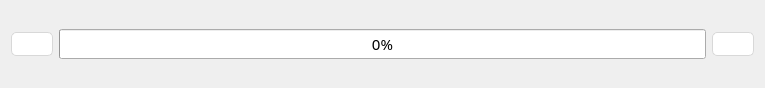
<?xml version="1.0" encoding="UTF-8"?>
<ui version="4.0">
 <class>CartesianPositionWidget</class>
 <widget class="QWidget" name="CartesianPositionWidget">
  <property name="geometry">
   <rect>
    <x>0</x>
    <y>0</y>
    <width>765</width>
    <height>88</height>
   </rect>
  </property>
  <property name="font">
   <font>
    <family>Alibaba PuHuiTi 3.0</family>
    <pointsize>11</pointsize>
    <italic>false</italic>
    <bold>false</bold>
   </font>
  </property>
  <property name="windowTitle">
   <string>Form</string>
  </property>
  <property name="styleSheet">
   <string notr="true">font: 11pt &quot;Alibaba PuHuiTi 3.0&quot;;</string>
  </property>
  <layout class="QGridLayout" name="gridLayout">
   <item row="0" column="0">
    <widget class="QPushButton" name="cartesianMinusButton">
     <property name="styleSheet">
      <string notr="true">QPushButton {
	background-color: white;
	border: 1px solid #D8D8D8;
	border-radius: 5px;
	color: #B3B4B5;
	font-weight: bold;
}

QPushButton:hover {
	background-color: #D8D8D8;
	color: #262626;
}

QPushButton:pressed, QPushButton:checked {
	background-color: #DFF3FC;
	color: #262626;
	border: 0;
}</string>
     </property>
     <property name="text">
      <string/>
     </property>
     <property name="icon">
      <iconset resource="../res.qrc">
       <normaloff>:/res/leftarrow.png</normaloff>:/res/leftarrow.png</iconset>
     </property>
     <property name="iconSize">
      <size>
       <width>35</width>
       <height>35</height>
      </size>
     </property>
     <property name="autoRepeat">
      <bool>false</bool>
     </property>
     <property name="autoRepeatDelay">
      <number>10</number>
     </property>
     <property name="autoRepeatInterval">
      <number>80</number>
     </property>
    </widget>
   </item>
   <item row="0" column="1">
    <widget class="QProgressBar" name="cartesianValBar">
     <property name="sizePolicy">
      <sizepolicy hsizetype="Expanding" vsizetype="Preferred">
       <horstretch>0</horstretch>
       <verstretch>0</verstretch>
      </sizepolicy>
     </property>
     <property name="maximum">
      <number>65535</number>
     </property>
     <property name="value">
      <number>0</number>
     </property>
    </widget>
   </item>
   <item row="0" column="2">
    <widget class="QPushButton" name="cartesianPlusButton">
     <property name="styleSheet">
      <string notr="true">QPushButton {
	background-color: white;
	border: 1px solid #D8D8D8;
	border-radius: 5px;
	color: #B3B4B5;
	font-weight: bold;
}

QPushButton:hover {
	background-color: #D8D8D8;
	color: #262626;
}

QPushButton:pressed, QPushButton:checked {
	background-color: #DFF3FC;
	color: #262626;
	border: 0;
}</string>
     </property>
     <property name="text">
      <string/>
     </property>
     <property name="icon">
      <iconset resource="../res.qrc">
       <normaloff>:/res/rightarrow.png</normaloff>:/res/rightarrow.png</iconset>
     </property>
     <property name="iconSize">
      <size>
       <width>35</width>
       <height>35</height>
      </size>
     </property>
     <property name="autoRepeat">
      <bool>false</bool>
     </property>
     <property name="autoRepeatDelay">
      <number>10</number>
     </property>
     <property name="autoRepeatInterval">
      <number>80</number>
     </property>
    </widget>
   </item>
  </layout>
 </widget>
 <resources>
  <include location="../res.qrc"/>
 </resources>
 <connections/>
</ui>
